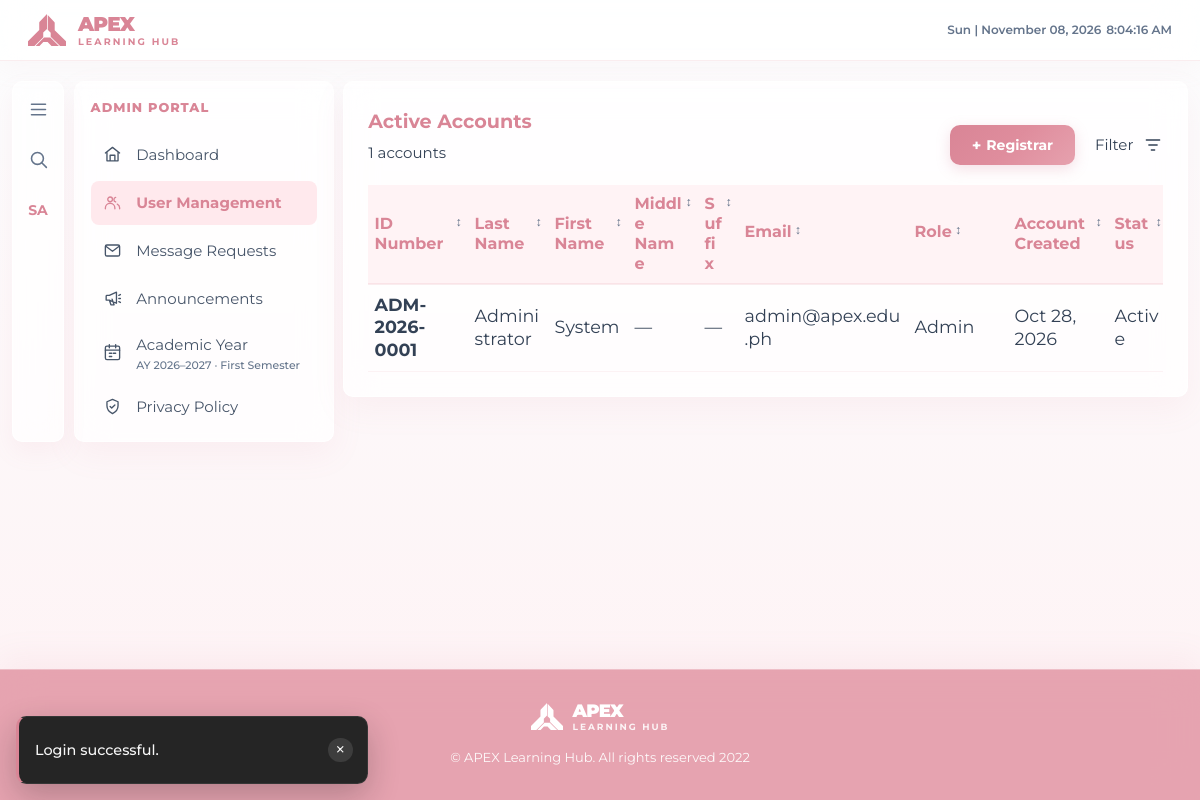
The app's page /views/admin/admin_users.php (signed in) with its own data.
### tables this page shows
CREATE TABLE IF NOT EXISTS users (
    id INT AUTO_INCREMENT PRIMARY KEY,
    email VARCHAR(100) NOT NULL UNIQUE,
    password VARCHAR(255) NOT NULL,
    first_name VARCHAR(50) NOT NULL,
    last_name VARCHAR(50) NOT NULL,
    middle_name VARCHAR(50) DEFAULT NULL,
    suffix VARCHAR(20) DEFAULT NULL,
    id_number VARCHAR(30) DEFAULT NULL,
    program VARCHAR(150) DEFAULT NULL,
    program_id INT DEFAULT NULL,
    department_id INT DEFAULT NULL,
    year_level TINYINT UNSIGNED DEFAULT NULL,
    cohort_section VARCHAR(20) DEFAULT NULL,
    role ENUM('admin', 'registrar', 'dean', 'professor', 'student') NOT NULL DEFAULT 'student',
    profile_photo VARCHAR(255) DEFAULT NULL,
    created_at TIMESTAMP DEFAULT CURRENT_TIMESTAMP,
    is_active TINYINT(1) NOT NULL DEFAULT 1,
    archived_at TIMESTAMP NULL DEFAULT NULL,
    created_by INT DEFAULT NULL,
    INDEX idx_users_account_state (is_active, archived_at, role),
    INDEX idx_users_created_by (created_by),
    INDEX idx_users_program_id (program_id),
    INDEX idx_users_department_role (department_id, role),
    INDEX idx_users_student_cohort (program_id, year_level, cohort_section, role),
    UNIQUE KEY uq_users_id_number (id_number),
    CONSTRAINT fk_users_created_by FOREIGN KEY (created_by) REFERENCES users(id) ON DELETE SET NULL,
    CONSTRAINT fk_users_program FOREIGN KEY (program_id) REFERENCES programs(id) ON DELETE SET NULL,
    CONSTRAINT fk_users_department FOREIGN KEY (department_id) REFERENCES departments(id) ON DELETE SET NULL
);

### includes/session_check.php (called while the page is built, shortened)
<?php
function checkAccess(array $allowedRoles, string $loginRedirect = '../auth/login.php', bool $jsonResponse = false) {
    require_once __DIR__ . '/../config/db.php';
    $activePeriodStmt = $pdo->query("
        SELECT academic_year, semester
        FROM academic_periods
        WHERE status = 'open'
        ORDER BY opened_at DESC
        LIMIT 1
    ");
    $activePeriod = $activePeriodStmt->fetch();
    $activePeriodValue = $activePeriod['academic_year'] . ':' . $activePeriod['semester'];
    $periodMode = $_SESSION['academic_period_mode'] ?? 'global';
    $sessionPeriodValue = $_SESSION['academic_period'] ?? '';
    $academicPeriod = $periodMode === 'historical' && is_string($sessionPeriodValue)
        ? academicPeriodFromValue($sessionPeriodValue)
        : null;
    if ($academicPeriod === null) {
        $academicPeriod = academicPeriodFromValue($activePeriodValue);
    }
    $periodStatusStmt = $pdo->prepare("
        SELECT status
        FROM academic_periods
        WHERE academic_year = :academic_year AND semester = :semester
    ");
    $periodStatusStmt->execute([
        'academic_year' => $academicPeriod['academic_year'],
        'semester' => $academicPeriod['semester'],
    ]);
}

### views/admin/admin_users.php (the view, shortened to what this page needs)
<?php
require_once '../../includes/session_check.php';
checkAccess(['admin'], '../../auth/login.php');
require_once '../../config/db.php';
$statusOptions = [
    'active' => 'Active',
    'disabled' => 'Disabled',
    'archived' => 'Archived',
];
$requestedStatuses = $_GET['status'] ?? ['active'];
$requestedStatuses = array_filter($requestedStatuses, 'is_string');
$selectedStatuses = array_values(array_intersect($requestedStatuses, array_keys($statusOptions)));
$roleCondition = '1 = 1';
$queryParams = [];
$statusConditions = [];
$archivedDateFilter = academicPeriodDateFilter('u.archived_at', 'archived_accounts');
foreach ($selectedStatuses as $index => $accountStatus) {
    $statusCondition = match ($accountStatus) {
        'active' => '(u.is_active = 1 AND u.archived_at IS NULL)',
        'disabled' => '(u.is_active = 0 AND u.archived_at IS NULL)',
        'archived' => '(u.archived_at IS NOT NULL' . $archivedDateFilter . ')',
    };
    $statusConditions[] = $statusCondition;
}
$accountsStmt = $pdo->prepare("
    SELECT u.id, u.id_number, u.last_name, u.first_name, u.middle_name, u.suffix,
           u.email, u.role, u.created_at, u.is_active, u.archived_at
    FROM users u
    WHERE $roleCondition
      AND (" . implode(' OR ', $statusConditions) . ")
    ORDER BY u.role, u.last_name, u.first_name
");
$accountsStmt->execute($queryParams);
$accounts = $accountsStmt->fetchAll();
$selectedStatusLabels = array_map(
    static fn(string $status): string => $statusOptions[$status],
    $selectedStatuses
);
$statusHeading = implode(', ', $selectedStatusLabels) . ' Accounts';
require_once '../../includes/header.php';
?>
<div class="student-dashboard-shell" id="studentDashboardShell">
    <?php require '../../includes/admin_sidebar.php'; ?>
    <div class="student-dashboard-content container">
        <section class="card admin-user-table-card admin-role-table-card" aria-labelledby="activeAccountsTitle">
            <div class="table-toolbar">
                <div>
                    <h1 class="card-title" id="activeAccountsTitle"><?= htmlspecialchars($statusHeading, ENT_QUOTES, 'UTF-8') ?></h1>
                    <p class="text-muted"><?= number_format(count($accounts)) ?> accounts</p>
                </div>
                <div class="admin-user-toolbar-actions">
                    <button type="button" class="btn btn-primary admin-create-registrar-trigger"
                        data-open-modal="createRegistrarModal">
                        <span aria-hidden="true">+</span> Registrar
                    </button>
                    <details class="admin-account-filter" data-account-filter>
                        <summary>
                            <span>Filter</span>
                            <svg viewBox="0 0 24 24" aria-hidden="true">
                                <path d="M4 6h16M7 12h10m-7 6h4" />
                            </svg>
                        </summary>
                    </details>
                </div>
            </div>
            <div class="table-responsive">
                <table class="data-table admin-user-table" id="adminUsersTable">
                    <thead>
                        <tr>
                            <th>ID Number</th>
                            <th>Last Name</th>
                            <th>First Name</th>
                            <th>Middle Name</th>
                            <th>Suffix</th>
                            <th>Email</th>
                            <th>Role</th>
                            <th>Account Created</th>
                            <th>Status</th>
                        </tr>
                    </thead>
                    <tbody>
                        <?php if (!$accounts): ?>
                            <tr><td class="admin-table-empty" colspan="11">No accounts match the selected filters.</td></tr>
                        <?php else: ?>
                            <?php foreach ($accounts as $account): ?>
                                <?php
                                $accountStatus = $account['archived_at'] !== null
                                    ? 'archived'
                                    : ((int) $account['is_active'] === 1 ? 'active' : 'disabled');
                                ?>
                                <tr id="user-<?= (int) $account['id'] ?>">
                                    <td class="account-id-cell"><?= htmlspecialchars($account['id_number'] ?? '', ENT_QUOTES, 'UTF-8') ?: '—' ?></td>
                                    <td><?= htmlspecialchars($account['last_name'], ENT_QUOTES, 'UTF-8') ?></td>
                                    <td><?= htmlspecialchars($account['first_name'], ENT_QUOTES, 'UTF-8') ?></td>
                                    <td><?= htmlspecialchars($account['middle_name'] ?? '', ENT_QUOTES, 'UTF-8') ?: '—' ?></td>
                                    <td><?= htmlspecialchars($account['suffix'] ?? '', ENT_QUOTES, 'UTF-8') ?: '—' ?></td>
                                    <td><?= htmlspecialchars($account['email'], ENT_QUOTES, 'UTF-8') ?></td>
                                    <td><span class="role-pill role-<?= htmlspecialchars($account['role'], ENT_QUOTES, 'UTF-8') ?>"><?= htmlspecialchars(ucfirst($account['role']), ENT_QUOTES, 'UTF-8') ?></span></td>
                                    <td><?= htmlspecialchars(date('M j, Y', strtotime($account['created_at'])), ENT_QUOTES, 'UTF-8') ?></td>
                                    <td><?= htmlspecialchars(ucfirst($accountStatus), ENT_QUOTES, 'UTF-8') ?></td>
                                </tr>
                            <?php endforeach; ?>
                        <?php endif; ?>
                    </tbody>
                </table>
            </div>
        </section>
    </div>
</div>
<?php require_once '../../includes/footer.php'; ?>

### includes/portal_icon_rail.php (shortened to what this page needs)
<aside class="portal-icon-rail" aria-label="Portal shortcuts">
    <button class="portal-icon-button portal-nav-toggle" type="button" data-portal-nav-toggle
        aria-label="Open navigation" aria-controls="studentSidebar" aria-expanded="false" title="Navigation">
        <svg viewBox="0 0 24 24" aria-hidden="true">
            <path d="M4 6h16M4 12h16M4 18h16"></path>
        </svg>
    </button>
    <?php if ($activeUserRole !== 'student'): ?>
        <button class="portal-icon-button portal-people-search-toggle" type="button" data-people-search-toggle
            aria-label="Search people" aria-controls="portalPeopleSearchPanel" aria-expanded="false" title="Search">
            <svg viewBox="0 0 24 24" aria-hidden="true">
                <circle cx="10.8" cy="10.8" r="6.8" />
                <path d="m16 16 5 5" />
            </svg>
        </button>
    <?php endif; ?>
    <div class="student-profile-menu portal-profile-menu" data-profile-menu>
        <button class="portal-icon-button portal-profile-trigger student-profile-trigger" type="button"
            aria-haspopup="true" aria-expanded="false" aria-controls="profileDropdown" data-profile-menu-trigger
            aria-label="Open profile menu" title="Profile">
            <span class="profile-avatar-wrap">
                <?php if ($activeUserProfilePhoto !== ''): ?>
                    <img class="portal-avatar-photo"
                        src="<?= htmlspecialchars($activeUserProfilePhoto, ENT_QUOTES, 'UTF-8') ?>" alt="">
                <?php else: ?>
                    <span class="avatar-circle"><?= htmlspecialchars($userInitials) ?></span>
                <?php endif; ?>
            </span>
        </button>
    </div>
</aside>

### records on screen
users: userInitials "SA", id_number "ADM-2026-0001", last_name "Administrator", first_name "System", middle_name "—", suffix "—", email "admin@apex.edu.ph", role "Admin", created_at "Oct 28, 2026", accountStatus "Active"

### other values on screen
$statusHeading "Active Accounts"
count($accounts) "1"
$toast['message'] "Login successful."
